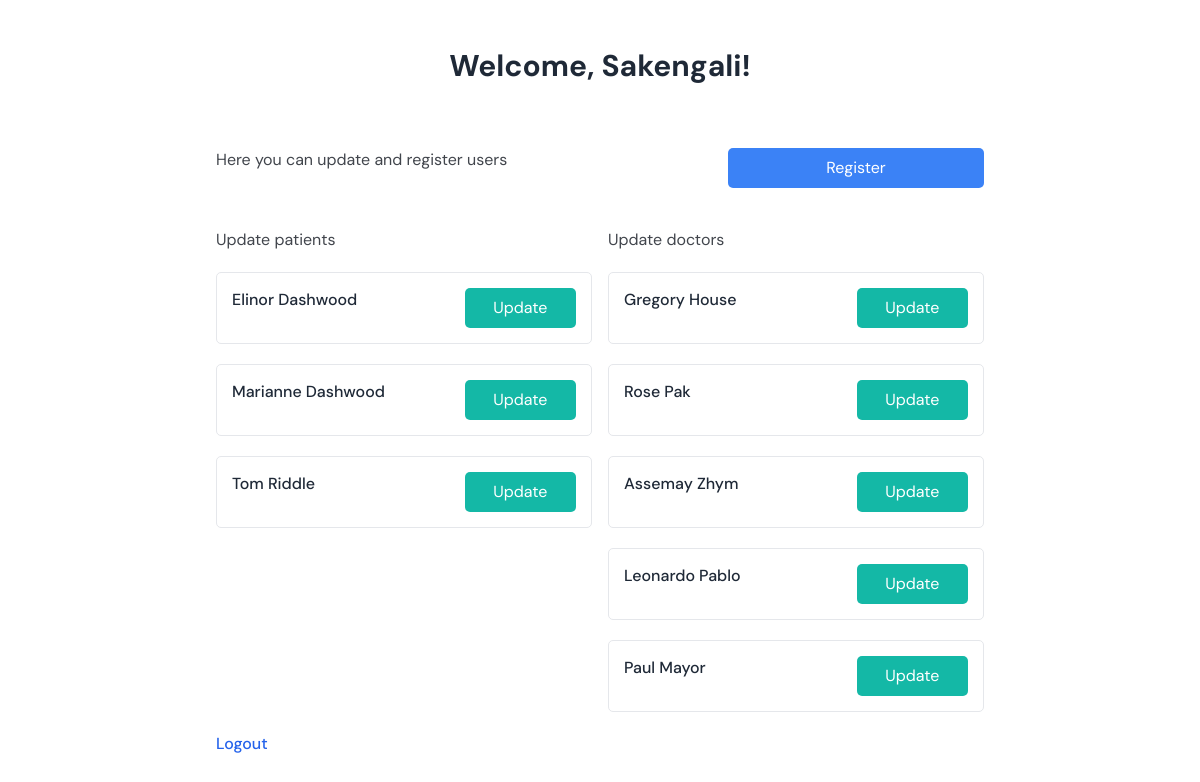
The page /users/personal (signed in) on the database as committed earlier.
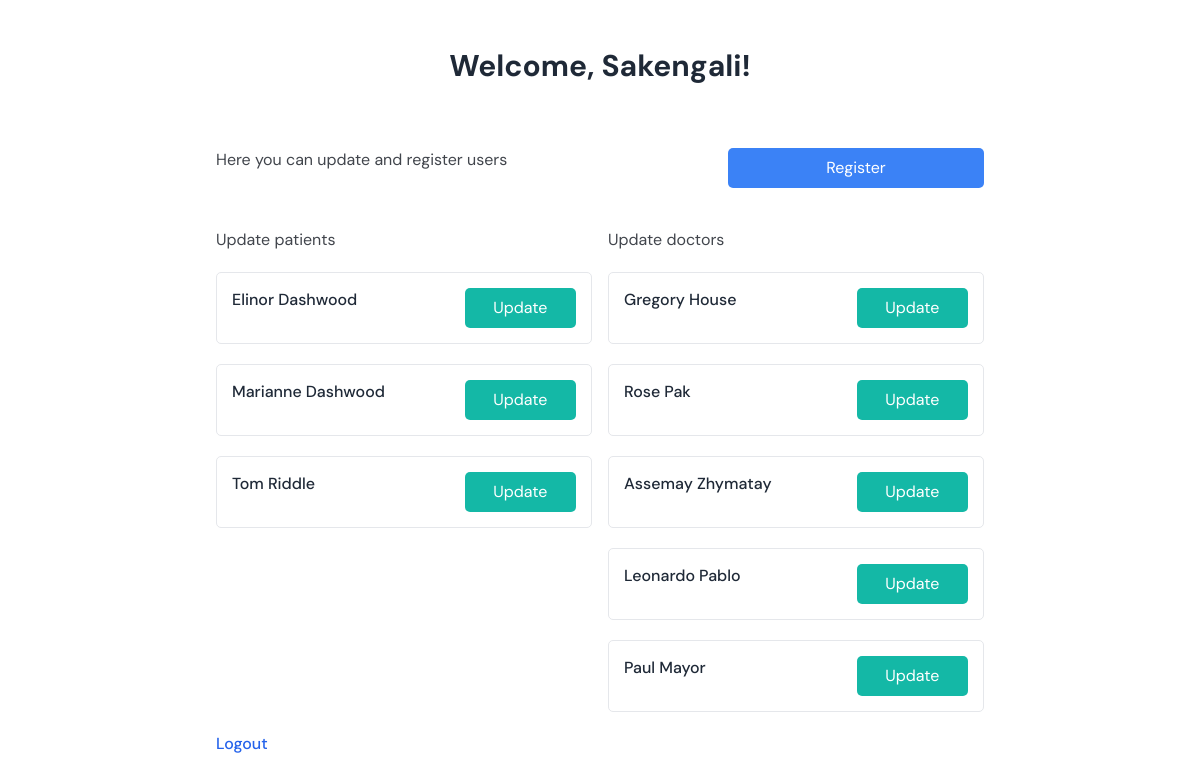
The same page on the database as committed later.
### users/models.py (models this page shows, shortened)
class Doctor(models.Model):
    user = models.OneToOneField(User, on_delete=models.CASCADE, primary_key=True)
    date_of_birth = models.DateField(blank=True, null=True)
    IIN = models.IntegerField(max_length=12, blank=True, null=True)
    gov_id = models.IntegerField(max_length=12,blank=True, null=True)
    name = models.CharField(max_length=50, blank=True, null=True)
    surname = models.CharField(max_length=50, blank=True, null=True)
    middle_name = models.CharField(max_length=50, blank=True, null=True)
    phone_number = models.CharField(max_length=11,blank=True, null=True)
    spec = models.ForeignKey(Specialization, on_delete = models.SET_NULL, blank = True, null = True)
    experience = models.CharField(max_length=2, blank=True, null=True)
    photo = models.ImageField(upload_to='images', blank=True, null=True)
    category=models.CharField(max_length=10, blank=True, null=True)
    appointment_price = models.CharField(max_length = 7, blank=True, null=True)
    education = models.CharField(max_length=30, blank=True, null=True)
    rating = models.IntegerField(max_length = 2, blank=True, null=True)
    address = models.CharField(max_length = 30, blank=True, null=True)
    homepage = models.URLField(blank=True, null=True)

### users/views.py (the view)
# urls.py: path('personal', views.personal, name='personal'),
@login_required
def personal(request):
    user = request.user
    if is_patient(user):
        if not user.patient.chatrooms.first():
            Chatrooms.objects.create(patient = user.patient, doctor = user.patient.assigned_doctor)
        if request.method == "POST":
            user.email = request.POST["email"]
            user.save()
            user.patient.gov_id = request.POST["gov_id"]
            user.patient.IIN = request.POST["gov_id"]
            user.patient.name = request.POST["name"]
            user.patient.surname = request.POST["surname"]
            user.patient.middle_name = request.POST["middle_name"]
            user.patient.address = request.POST["address"]
            user.patient.phone_number = request.POST["phone_number"]
            user.patient.contact_close = request.POST["contact_close"]
            user.patient.save()
            return HttpResponseRedirect(reverse('personal'))
        return render(request, 'users/patient_page.html')
    elif is_doctor(user):
        return render(request, 'users/doctor_page.html')
    elif is_admin(user):
        patients = Patient.objects.all()
        doctors = Doctor.objects.all()
        return render(request, 'users/admin_page.html', {
            'patients' : patients, 'doctors' : doctors
        })
    return HttpResponseRedirect(reverse('admin:index'))

### users/views.py (called while the page is built)
def is_patient(user):
    try:
        if user.patient:
            return True
    except:
        return False

def is_doctor(user):
    try:
        if user.doctor:
            return True
    except:
        return False

def is_admin(user):
    return user.is_staff

### users/templates/users/admin_page.html (shortened to what this page needs)
{% extends 'users/layout.html' %}{% block head %}
	<script src="https://cdn.tailwindcss.com"></script>
	<link rel="stylesheet" href="https://unpkg.com/aos@next/dist/aos.css" />
{% endblock %}
{%block body%}
	<div class="font-body antialiased text-[#41454c] bg-[#FFFFFF]">
		<div class="py-6 sm:py-8 lg:py-12">
			<div class="px-4 mx-auto max-w-7xl md:px-8">
				<div class="max-w-[768px] mx-auto mb-10 md:mb-16">
					<h2 class="text-gray-800 text-2xl lg:text-3xl font-bold text-center mb-4 md:mb-6">Welcome, {{request.user.username}}!</h2>
				</div>
                <div class="max-w-screen-md mx-auto mb-10 grid grid-cols-3">
                    <p class="col-span-2">Here you can update and register users</p>
                    <a href="{% url 'register' %}" type="button" class="text-center transition duration-100 bg-blue-500 hover:bg-blue-600 active:bg-blue-700 text-white px-4 py-2 rounded-global">Register</a>
                </div>
				<div class="max-w-screen-md grid gap-4 mx-auto sm:grid-cols-2">
					<div class="space-y-[20px]">
						<p class="mb-[8px]">Update patients</p>
                        {% for patient in patients %}
						<div class="grid grid-cols-3 border-[1px] rounded-global p-[15px] gap-[5px]">
							<label class="col-span-2 font-medium inline-block text-gray-800 text-sm sm:text-base">{{ patient.name}} {{ patient.surname}}</label>
							<a href="{% url 'update' role='Patient' id=patient.user_id %}" type="button" class="col-span-1 inline-block text-center transition duration-100 bg-teal-500 hover:bg-teal-600 active:bg-teal-700 text-white px-4 py-2 rounded-global">Update</a>
						</div>
                        {% endfor %}
					</div>
                    <div class="space-y-[20px]">
						<p class="mb-[8px]">Update doctors</p>
                        {% for doctor in doctors %}
						<div class="grid grid-cols-3 border-[1px] rounded-global p-[15px] gap-[5px]">
							<label class="col-span-2 font-medium inline-block text-gray-800 text-sm sm:text-base">{{ doctor.name}} {{ doctor.surname}}</label>
							<a href="{% url 'update' role='Doctor' id=doctor.user_id  %}" type="button" class="col-span-1 inline-block text-center transition duration-100 bg-teal-500 hover:bg-teal-600 active:bg-teal-700 text-white px-4 py-2 rounded-global">Update</a>
						</div>
                        {% endfor %}
					</div>
				</div>
				<div class="max-w-[768px] mx-auto mt-[20px]">
					<a class="font-medium text-blue-600 hover:underline" href="{% url 'logout' %}">Logout</a>
				</div>
			</div>
		</div>
	</div>
{% endblock %}

Rows that differ between the two databases and show on the page:
changed Doctor "Assemay": surname "Zhym" → "Zhymatay"
